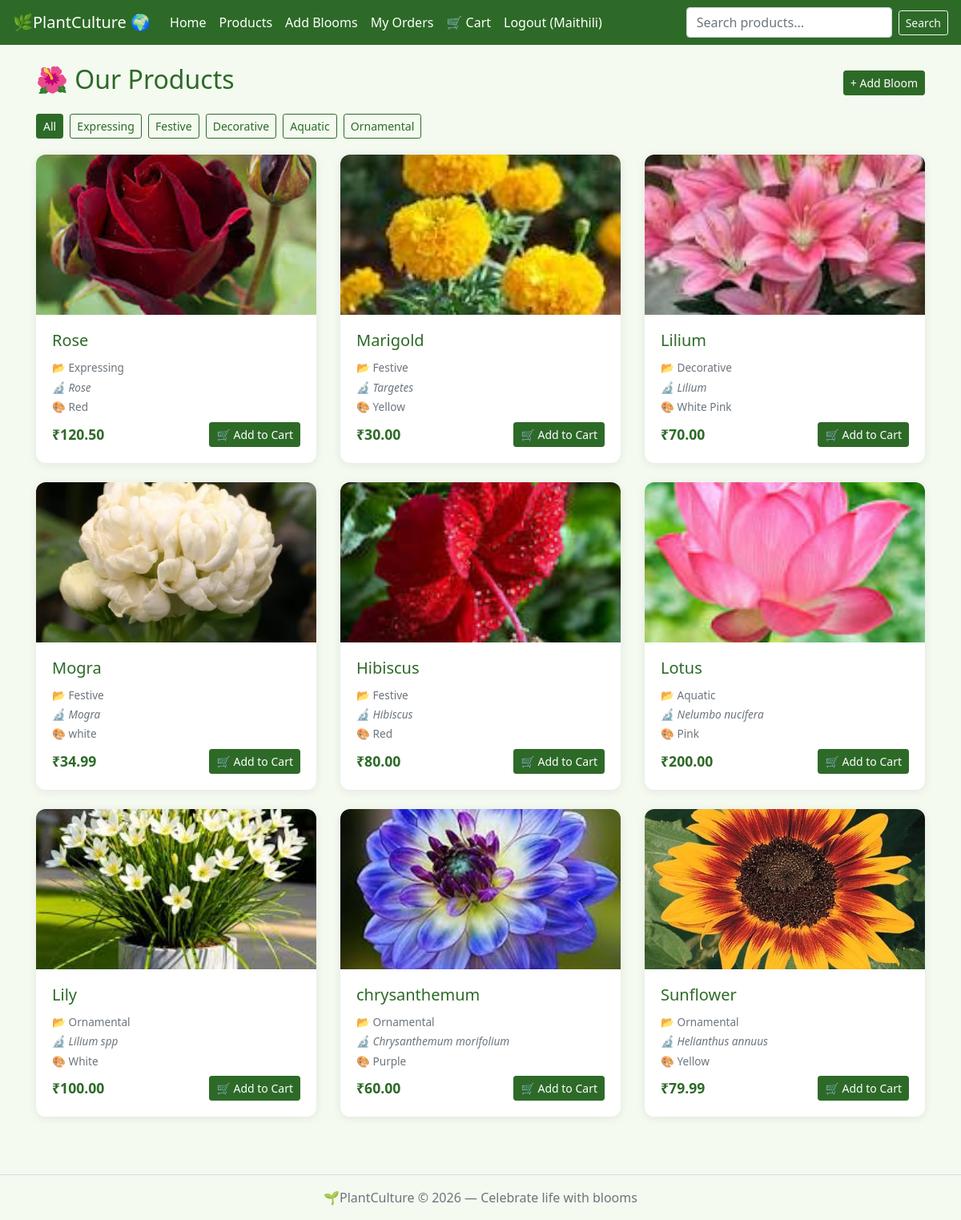
/products/ (signed in), run on the app's committed database.
### main/models.py (models this page shows, shortened)
class Product(models.Model):
    name = models.CharField(max_length=100)
    category = models.CharField(max_length=50)
    scientific_name = models.CharField(max_length=100)
    color = models.CharField(max_length=50)
    price = models.DecimalField(max_digits=6, decimal_places=2)
    image = models.ImageField(upload_to='product_images/', blank=True, null=True)

### main/views.py (the view)
# urls.py: path('products/', views.products, name='products'),
@login_required(login_url='/login/')
def products(request):
    category = request.GET.get('category', '')
    search = request.GET.get('search', '')
    items = Product.objects.all()
    if category:
        items = items.filter(category=category)
    if search:
        items = items.filter(name__icontains=search)
    categories = Product.objects.values_list('category', flat=True).distinct()
    return render(request, 'products.html', {
        'items': items,
        'categories': categories,
        'selected_category': category,
        'search': search,
    })

### main/context_processors.py (called while the page is built)
def cart_count(request):
    if request.user.is_authenticated:
        count = Cart.objects.filter(user=request.user).values_list('quantity', flat=True)
        return {'cart_count': sum(count)}
    return {'cart_count': 0}

### main/templates/products.html
{% extends 'base.html' %}
{% block content %}
<div class="d-flex justify-content-between align-items-center mb-3">
  <h2 style="color:#2d6a27;">🌺 Our Products</h2>
  <a href="{% url 'add_product' %}" class="btn btn-success btn-sm">+ Add Bloom</a>
</div>
{% if categories %}
<div class="mb-3">
  <a href="{% url 'products' %}" class="btn btn-sm {% if not selected_category %}btn-success{% else %}btn-outline-success{% endif %} mr-1 mb-1">All</a>
  {% for cat in categories %}
  <a href="{% url 'products' %}?category={{ cat }}" class="btn btn-sm {% if selected_category == cat %}btn-success{% else %}btn-outline-success{% endif %} mr-1 mb-1">{{ cat }}</a>
  {% endfor %}
</div>
{% endif %}
{% if items %}
<div class="row">
  {% for item in items %}
  <div class="col-md-4 mb-4">
    <div class="card h-100">
      {% if item.image %}
        <img src="{{ item.image.url }}" class="card-img-top" alt="{{ item.name }}" style="height:200px;object-fit:cover;border-radius:12px 12px 0 0;">
      {% else %}
        <div class="d-flex align-items-center justify-content-center bg-light" style="height:200px;border-radius:12px 12px 0 0;font-size:4rem;">🌸</div>
      {% endif %}
      <div class="card-body d-flex flex-column">
        <h5 class="card-title" style="color:#2d6a27;">{{ item.name }}</h5>
        <p class="text-muted mb-1" style="font-size:.85rem;">📂 {{ item.category }}</p>
        <p class="text-muted mb-1" style="font-size:.85rem;font-style:italic;">🔬 {{ item.scientific_name }}</p>
        <p class="text-muted mb-2" style="font-size:.85rem;">🎨 {{ item.color }}</p>
        <div class="d-flex justify-content-between align-items-center mt-auto">
          <span class="font-weight-bold" style="font-size:1.1rem;color:#2d6a27;">₹{{ item.price }}</span>
          <a href="{% url 'add_to_cart' item.id %}" class="btn btn-success btn-sm">🛒 Add to Cart</a>
        </div>
      </div>
    </div>
  </div>
  {% endfor %}
</div>
{% else %}
<div class="text-center py-5 text-muted">
  <div style="font-size:3rem;">🪴</div>
  <p class="mt-2">No products found.</p>
</div>
{% endif %}
{% endblock %}

### main/templates/base.html (shortened to what this page needs)
<!DOCTYPE html>
<html lang="en">
<head>
  <link rel="stylesheet" href="https://stackpath.bootstrapcdn.com/bootstrap/4.5.2/css/bootstrap.min.css">
</head>
<body>
<nav class="navbar navbar-expand-lg navbar-dark">
  <a class="navbar-brand" href="{% url 'home' %}">🌿PlantCulture 🌍</a>
  <div class="collapse navbar-collapse" id="navMenu">
    <ul class="navbar-nav mr-auto">
      <li class="nav-item"><a class="nav-link" href="{% url 'home' %}">Home</a></li>
      {% if user.is_authenticated %}
        <li class="nav-item"><a class="nav-link" href="{% url 'products' %}">Products</a></li>
        <li class="nav-item"><a class="nav-link" href="{% url 'add_product' %}">Add Blooms</a></li>
        <li class="nav-item"><a class="nav-link" href="{% url 'my_orders' %}">My Orders</a></li>
        <li class="nav-item">
          <a class="nav-link" href="{% url 'cart' %}">
            🛒 Cart
          </a>
        </li>
        <li class="nav-item"><a class="nav-link" href="{% url 'logout' %}">Logout ({{ user.username }})</a></li>
      {% else %}
        <li class="nav-item"><a class="nav-link" href="{% url 'login' %}">Login</a></li>
        <li class="nav-item"><a class="nav-link" href="{% url 'register' %}">Register</a></li>
      {% endif %}
    </ul>
    {% if user.is_authenticated %}
    <form class="form-inline" method="GET" action="{% url 'products' %}">
      <input class="form-control mr-2" type="text" name="search" placeholder="Search products..." value="{{ request.GET.search|default:'' }}">
      <button class="btn btn-outline-light btn-sm" type="submit">Search</button>
    </form>
    {% endif %}
  </div>
</nav>
<div class="container mt-4 mb-5">
  {% block content %}{% endblock %}
</div>
<footer class="text-center py-3 text-muted" style="border-top:1px solid #ddd;">
  🌱PlantCulture &copy; 2026 — Celebrate life with blooms
</footer>
</body>
</html>

### main/templates/base.html (style rules this page uses)
body { background: #f4faf0; font-family: 'Segoe UI', sans-serif; }
.navbar { background: #2d6a27 !important; }
.navbar-brand, .nav-link { color: #fff !important; font-weight: 500; }
.btn-success { background-color: #2d6a27 !important; border-color: #2d6a27 !important; }
.btn-outline-success { color: #2d6a27 !important; border-color: #2d6a27 !important; }
.card { border: none; border-radius: 12px; box-shadow: 0 2px 12px rgba(0,0,0,.08); }

### data on the page
Product: image (picture), name "Rose", category "Expressing", scientific_name "Rose", color "Red", price "120.50"
Product: image (picture), name "Marigold", category "Festive", scientific_name "Targetes", color "Yellow", price "30.00"
Product: image (picture), name "Lilium", category "Decorative", scientific_name "Lilium", color "White Pink", price "70.00"
Product: image (picture), name "Mogra", category "Festive", scientific_name "Mogra", color "white", price "34.99"
Product: image (picture), name "Hibiscus", category "Festive", scientific_name "Hibiscus", color "Red", price "80.00"
Product: image (picture), name "Lotus", category "Aquatic", scientific_name "Nelumbo nucifera", color "Pink", price "200.00"
Product: image (picture), name "Lily", category "Ornamental", scientific_name "Lilium spp", color "White", price "100.00"
Product: image (picture), name "chrysanthemum", category "Ornamental", scientific_name "Chrysanthemum morifolium", color "Purple", price "60.00"
Product: image (picture), name "Sunflower", category "Ornamental", scientific_name "Helianthus annuus", color "Yellow", price "79.99"

### other printed values
{{ user.username }} "Maithili"
{{ cat }} "Expressing" "Festive" "Decorative" "Aquatic" "Ornamental"
